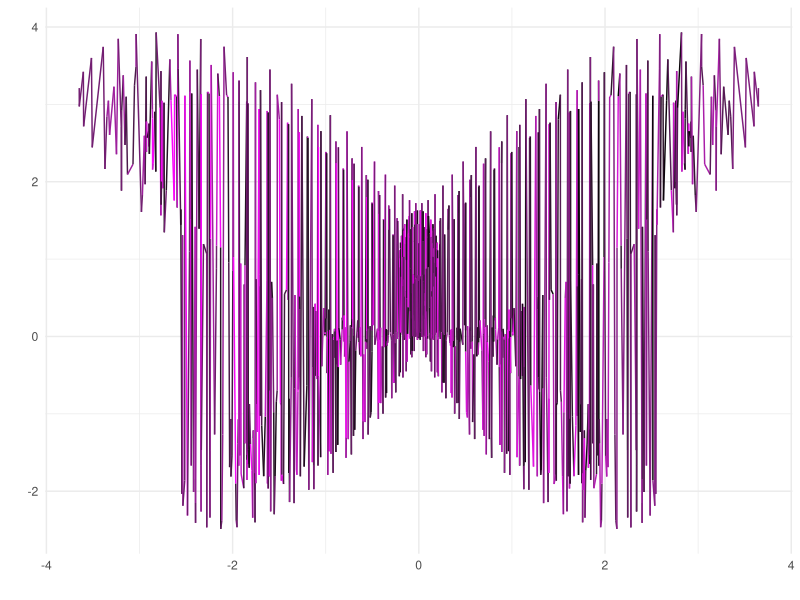
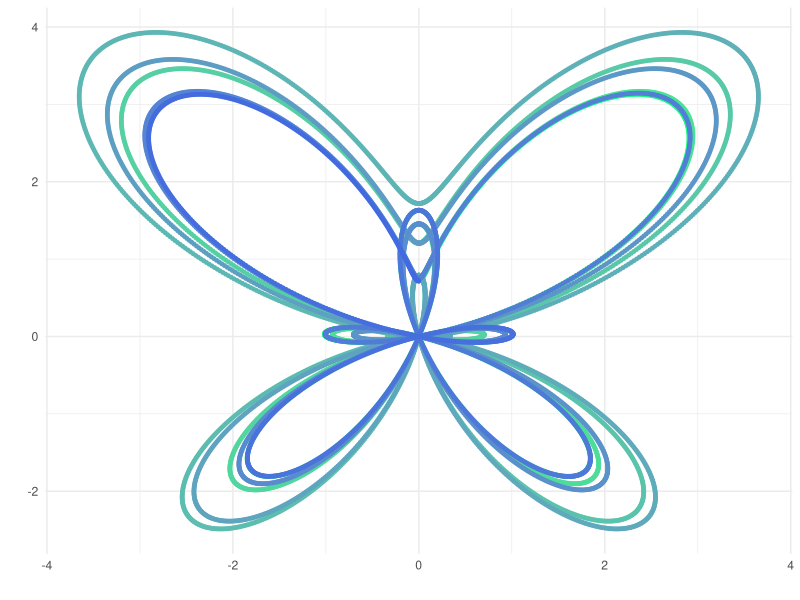

Here is the R script that generated these plots, in order:
library(tidyverse)
theme_set(theme_minimal())

tibble(
  t = seq(0, 12*pi, length.out = 1000),
  a = exp(cos(t)) - 2 * cos(4 * t) + sin(t / 12)^5,
  x = sin(t) * a,
  y = cos(t) * a
) %>% 
  ggplot(aes(x, y, color = t)) +
  geom_line() +
  scale_color_gradient(low = "black", high = "magenta") +
  guides(color = "none") +
  labs(x = "", y = "")

tibble(
  t = seq(0, 12*pi, length.out = 10000),
  a = exp(cos(t)) - 2 * cos(4 * t) + sin(t / 12)^5,
  x = sin(t) * a,
  y = cos(t) * a
) %>% 
  ggplot(aes(x, y, color = t)) +
  geom_point(size = 1) +
  scale_color_gradient(low = "springgreen",
                       high = "royalblue") +
  guides(color = "none") +
  labs(x = "", y = "")

